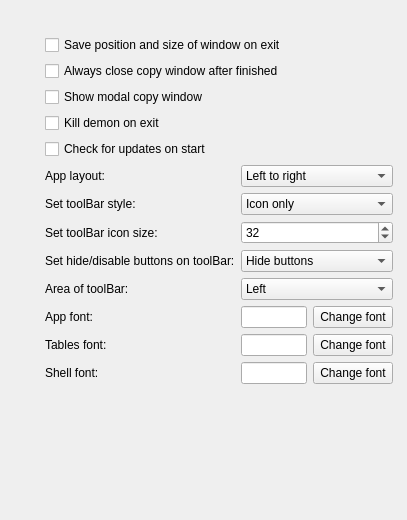
      <widget class="QWidget" name="pageSettingsGeneral">
       <widget class="QWidget" name="layoutWidget_4">
        <property name="geometry">
         <rect>
          <x>40</x>
          <y>30</y>
          <width>358</width>
          <height>481</height>
         </rect>
        </property>
        <layout class="QGridLayout" name="layoutGeneralSettings">
         <item row="1" column="1" colspan="4">
          <widget class="QCheckBox" name="checkWindowPosition">
           <property name="text">
            <string>Save position and size of window on exit</string>
           </property>
          </widget>
         </item>
         <item row="2" column="1" colspan="4">
          <widget class="QCheckBox" name="checkAlwaysCloseCopy">
           <property name="text">
            <string>Always close copy window after finished</string>
           </property>
          </widget>
         </item>
         <item row="3" column="1" colspan="4">
          <widget class="QCheckBox" name="checkBoxDialogKopiujShowModal">
           <property name="text">
            <string>Show modal copy window</string>
           </property>
          </widget>
         </item>
         <item row="12" column="1">
          <widget class="QLabel" name="labelFontApp">
           <property name="sizePolicy">
            <sizepolicy hsizetype="Preferred" vsizetype="Preferred">
             <horstretch>0</horstretch>
             <verstretch>0</verstretch>
            </sizepolicy>
           </property>
           <property name="text">
            <string>App font:</string>
           </property>
          </widget>
         </item>
         <item row="12" column="2" colspan="2">
          <widget class="QLineEdit" name="editFontApp">
           <property name="sizePolicy">
            <sizepolicy hsizetype="Preferred" vsizetype="Fixed">
             <horstretch>0</horstretch>
             <verstretch>0</verstretch>
            </sizepolicy>
           </property>
           <property name="readOnly">
            <bool>true</bool>
           </property>
          </widget>
         </item>
         <item row="12" column="4">
          <widget class="QPushButton" name="buttonFontApp">
           <property name="sizePolicy">
            <sizepolicy hsizetype="Preferred" vsizetype="Fixed">
             <horstretch>0</horstretch>
             <verstretch>0</verstretch>
            </sizepolicy>
           </property>
           <property name="text">
            <string>Change font</string>
           </property>
          </widget>
         </item>
         <item row="13" column="1">
          <widget class="QLabel" name="labelFontTables">
           <property name="sizePolicy">
            <sizepolicy hsizetype="Preferred" vsizetype="Preferred">
             <horstretch>0</horstretch>
             <verstretch>0</verstretch>
            </sizepolicy>
           </property>
           <property name="text">
            <string>Tables font:</string>
           </property>
          </widget>
         </item>
         <item row="13" column="2" colspan="2">
          <widget class="QLineEdit" name="editFontTables">
           <property name="sizePolicy">
            <sizepolicy hsizetype="Preferred" vsizetype="Fixed">
             <horstretch>0</horstretch>
             <verstretch>0</verstretch>
            </sizepolicy>
           </property>
           <property name="readOnly">
            <bool>true</bool>
           </property>
          </widget>
         </item>
         <item row="13" column="4">
          <widget class="QPushButton" name="buttonFontTables">
           <property name="sizePolicy">
            <sizepolicy hsizetype="Preferred" vsizetype="Fixed">
             <horstretch>0</horstretch>
             <verstretch>0</verstretch>
            </sizepolicy>
           </property>
           <property name="text">
            <string>Change font</string>
           </property>
          </widget>
         </item>
         <item row="14" column="1">
          <widget class="QLabel" name="labelFontShell">
           <property name="text">
            <string>Shell font:</string>
           </property>
          </widget>
         </item>
         <item row="14" column="2" colspan="2">
          <widget class="QLineEdit" name="editFontShell">
           <property name="sizePolicy">
            <sizepolicy hsizetype="Preferred" vsizetype="Fixed">
             <horstretch>0</horstretch>
             <verstretch>0</verstretch>
            </sizepolicy>
           </property>
           <property name="readOnly">
            <bool>true</bool>
           </property>
          </widget>
         </item>
         <item row="14" column="4">
          <widget class="QPushButton" name="buttonFontShell">
           <property name="sizePolicy">
            <sizepolicy hsizetype="Preferred" vsizetype="Fixed">
             <horstretch>0</horstretch>
             <verstretch>0</verstretch>
            </sizepolicy>
           </property>
           <property name="text">
            <string>Change font</string>
           </property>
          </widget>
         </item>
         <item row="12" column="0">
          <spacer name="horizontalSpacer_29">
           <property name="orientation">
            <enum>Qt::Horizontal</enum>
           </property>
           <property name="sizeType">
            <enum>QSizePolicy::Fixed</enum>
           </property>
           <property name="sizeHint" stdset="0">
            <size>
             <width>5</width>
             <height>20</height>
            </size>
           </property>
          </spacer>
         </item>
         <item row="12" column="5">
          <spacer name="horizontalSpacer_30">
           <property name="orientation">
            <enum>Qt::Horizontal</enum>
           </property>
           <property name="sizeType">
            <enum>QSizePolicy::Fixed</enum>
           </property>
           <property name="sizeHint" stdset="0">
            <size>
             <width>5</width>
             <height>20</height>
            </size>
           </property>
          </spacer>
         </item>
         <item row="0" column="1">
          <spacer name="verticalSpacer_29">
           <property name="orientation">
            <enum>Qt::Vertical</enum>
           </property>
           <property name="sizeType">
            <enum>QSizePolicy::Fixed</enum>
           </property>
           <property name="sizeHint" stdset="0">
            <size>
             <width>20</width>
             <height>5</height>
            </size>
           </property>
          </spacer>
         </item>
         <item row="5" column="1" colspan="4">
          <widget class="QCheckBox" name="checkBoxKillDemonOnExit">
           <property name="text">
            <string>Kill demon on exit</string>
           </property>
          </widget>
         </item>
         <item row="16" column="4">
          <spacer name="verticalSpacer_28">
           <property name="orientation">
            <enum>Qt::Vertical</enum>
           </property>
           <property name="sizeHint" stdset="0">
            <size>
             <width>20</width>
             <height>40</height>
            </size>
           </property>
          </spacer>
         </item>
         <item row="6" column="1" colspan="4">
          <widget class="QCheckBox" name="checkBoxUpdatesStart">
           <property name="text">
            <string>Check for updates on start</string>
           </property>
          </widget>
         </item>
         <item row="16" column="1">
          <spacer name="verticalSpacer_41">
           <property name="orientation">
            <enum>Qt::Vertical</enum>
           </property>
           <property name="sizeHint" stdset="0">
            <size>
             <width>20</width>
             <height>40</height>
            </size>
           </property>
          </spacer>
         </item>
         <item row="8" column="1">
          <widget class="QLabel" name="label_17">
           <property name="text">
            <string>Set toolBar style:</string>
           </property>
          </widget>
         </item>
         <item row="9" column="1">
          <widget class="QLabel" name="label_18">
           <property name="text">
            <string>Set toolBar icon size:</string>
           </property>
          </widget>
         </item>
         <item row="10" column="1">
          <widget class="QLabel" name="label_19">
           <property name="text">
            <string>Set hide/disable buttons on toolBar:</string>
           </property>
          </widget>
         </item>
         <item row="8" column="2" colspan="3">
          <widget class="QComboBox" name="comboToolBarStyle">
           <item>
            <property name="text">
             <string>Icon only</string>
            </property>
           </item>
           <item>
            <property name="text">
             <string>Text only</string>
            </property>
           </item>
           <item>
            <property name="text">
             <string>Text beside icon</string>
            </property>
           </item>
           <item>
            <property name="text">
             <string>Text under icon</string>
            </property>
           </item>
          </widget>
         </item>
         <item row="10" column="2" colspan="3">
          <widget class="QComboBox" name="comboToolBarHideButton">
           <item>
            <property name="text">
             <string>Hide buttons</string>
            </property>
           </item>
           <item>
            <property name="text">
             <string>Disable buttons</string>
            </property>
           </item>
          </widget>
         </item>
         <item row="9" column="2" colspan="3">
          <widget class="QSpinBox" name="spinToolBarIconSize">
           <property name="minimum">
            <number>20</number>
           </property>
           <property name="maximum">
            <number>50</number>
           </property>
           <property name="value">
            <number>32</number>
           </property>
          </widget>
         </item>
         <item row="11" column="2" colspan="3">
          <widget class="QComboBox" name="comboToolBarArea">
           <item>
            <property name="text">
             <string>Left</string>
            </property>
           </item>
           <item>
            <property name="text">
             <string>Right</string>
            </property>
           </item>
           <item>
            <property name="text">
             <string>Top</string>
            </property>
           </item>
           <item>
            <property name="text">
             <string>Bottom</string>
            </property>
           </item>
          </widget>
         </item>
         <item row="11" column="1">
          <widget class="QLabel" name="label_20">
           <property name="text">
            <string>Area of toolBar:</string>
           </property>
          </widget>
         </item>
         <item row="7" column="2" colspan="3">
          <widget class="QComboBox" name="comboLayout">
           <item>
            <property name="text">
             <string>Left to right</string>
            </property>
           </item>
           <item>
            <property name="text">
             <string>Right to left</string>
            </property>
           </item>
          </widget>
         </item>
         <item row="7" column="1">
          <widget class="QLabel" name="label_9">
           <property name="text">
            <string>App layout:</string>
           </property>
          </widget>
         </item>
        </layout>
       </widget>
      </widget>
